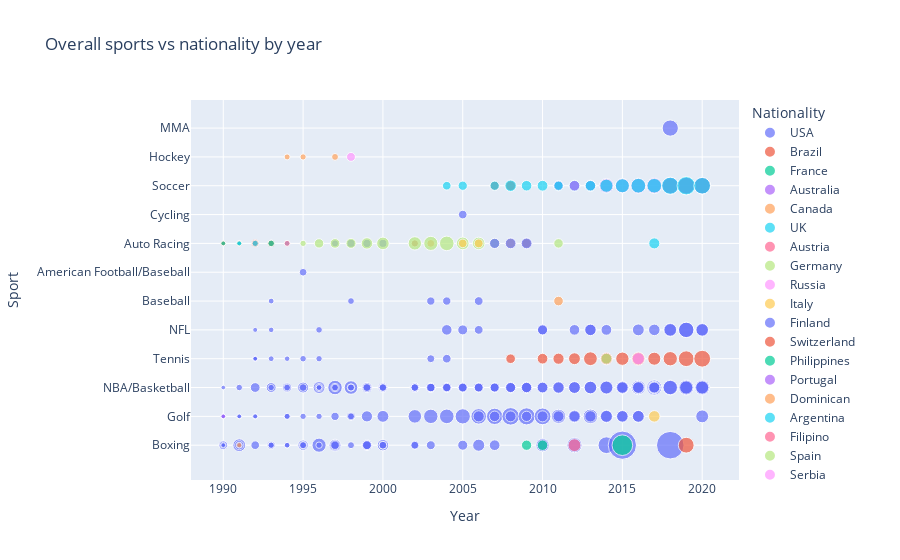

The cell this chart's notebook holds for it:
### Markdown cell above
- Overview

### Code cell
fig = px.scatter(df,y='Sport', x='Year', size='Earnings ($M)',color='Nationality',
    title='Overall sports vs nationality by year')
fig.show()
# The scatter plot below displays an overall overview of the data set
# USA nationality seems to be the dominant in particular in sports like boxing, NBA/Basketball or golf.

### Figure 1 — Plotly figure (JSON) as saved in the notebook; plotly's stock layout.template omitted (floating-point values rounded to 4 significant figures; data arrays with more than 128 entries replaced by an {"elided": "..."} marker saying what was removed)
{"data": [{"hovertemplate": "Nationality=USA<br>Year=%{x}<br>Sport=%{y}<br>Earnings ($M)=%{marker.size}<extra></extra>", "legendgroup": "USA", "marker": {"color": "#636efa", "size": {"elided": "206 float values"}, "sizemode": "area", "sizeref": 0.75, "symbol": "circle"}, "mode": "markers", "name": "USA", "orientation": "h", "showlegend": true, "type": "scatter", "x": {"elided": "206 int values"}, "xaxis": "x", "y": {"elided": "206 str values"}, "yaxis": "y"}, {"hovertemplate": "Nationality=Brazil<br>Year=%{x}<br>Sport=%{y}<br>Earnings ($M)=%{marker.size}<extra></extra>", "legendgroup": "Brazil", "marker": {"color": "#EF553B", "size": [10, 13, 22, 18.5, 31, 37, 90, 105, 95.5], "sizemode": "area", "sizeref": 0.75, "symbol": "circle"}, "mode": "markers", "name": "Brazil", "orientation": "h", "showlegend": true, "type": "scatter", "x": [1990, 1991, 1992, 1993, 2007, 2008, 2018, 2019, 2020], "xaxis": "x", "y": ["Auto Racing", "Auto Racing", "Auto Racing", "Auto Racing", "Soccer", "Soccer", "Soccer", "Soccer", "Soccer"], "yaxis": "y"}, {"hovertemplate": "Nationality=France<br>Year=%{x}<br>Sport=%{y}<br>Earnings ($M)=%{marker.size}<extra></extra>", "legendgroup": "France", "marker": {"color": "#00cc96", "size": [9, 11, 16], "sizemode": "area", "sizeref": 0.75, "symbol": "circle"}, "mode": "markers", "name": "France", "orientation": "h", "showlegend": true, "type": "scatter", "x": [1990, 1991, 1993], "xaxis": "x", "y": ["Auto Racing", "Auto Racing", "Auto Racing"], "yaxis": "y"}, {"hovertemplate": "Nationality=Australia<br>Year=%{x}<br>Sport=%{y}<br>Earnings ($M)=%{marker.size}<extra></extra>", "legendgroup": "Australia", "marker": {"color": "#ab63fa", "size": [8.5], "sizemode": "area", "sizeref": 0.75, "symbol": "circle"}, "mode": "markers", "name": "Australia", "orientation": "h", "showlegend": true, "type": "scatter", "x": [1990], "xaxis": "x", "y": ["Golf"], "yaxis": "y"}, {"hovertemplate": "Nationality=Canada<br>Year=%{x}<br>Sport=%{y}<br>Earnings ($M)=%{marker.size}<extra></extra>", "legendgroup": "Canada", "marker": {"color": "#FFA15A", "size": [10.2, 13.5, 14.5, 17.9, 20, 23], "sizemode": "area", "sizeref": 0.75, "symbol": "circle"}, "mode": "markers", "name": "Canada", "orientation": "h", "showlegend": true, "type": "scatter", "x": [1991, 1994, 1995, 1997, 2002, 2003], "xaxis": "x", "y": ["Boxing", "Hockey", "Hockey", "Hockey", "Auto Racing", "Auto Racing"], "yaxis": "y"}, {"hovertemplate": "Nationality=UK<br>Year=%{x}<br>Sport=%{y}<br>Earnings ($M)=%{marker.size}<extra></extra>", "legendgroup": "UK", "marker": {"color": "#19d3f3", "size": [9, 14.5, 11.3, 28, 32.5, 33, 50, 42, 43.7, 40, 46, 47.2, 46], "sizemode": "area", "sizeref": 0.75, "symbol": "circle"}, "mode": "markers", "name": "UK", "orientation": "h", "showlegend": true, "type": "scatter", "x": [1991, 1992, 1994, 2004, 2005, 2007, 2008, 2009, 2010, 2011, 2012, 2013, 2017], "xaxis": "x", "y": ["Auto Racing", "Auto Racing", "Auto Racing", "Soccer", "Soccer", "Soccer", "Soccer", "Soccer", "Soccer", "Soccer", "Soccer", "Soccer", "Auto Racing"], "yaxis": "y"}, {"hovertemplate": "Nationality=Austria<br>Year=%{x}<br>Sport=%{y}<br>Earnings ($M)=%{marker.size}<extra></extra>", "legendgroup": "Austria", "marker": {"color": "#FF6692", "size": [13.5], "sizemode": "area", "sizeref": 0.75, "symbol": "circle"}, "mode": "markers", "name": "Austria", "orientation": "h", "showlegend": true, "type": "scatter", "x": [1994], "xaxis": "x", "y": ["Auto Racing"], "yaxis": "y"}, {"hovertemplate": "Nationality=Germany<br>Year=%{x}<br>Sport=%{y}<br>Earnings ($M)=%{marker.size}<extra></extra>", "legendgroup": "Germany", "marker": {"color": "#B6E880", "size": [15, 33, 35, 38, 49, 59, 67, 75, 80, 60, 58, 36, 34], "sizemode": "area", "sizeref": 0.75, "symbol": "circle"}, "mode": "markers", "name": "Germany", "orientation": "h", "showlegend": true, "type": "scatter", "x": [1995, 1996, 1997, 1998, 1999, 2000, 2002, 2003, 2004, 2005, 2006, 2007, 2011], "xaxis": "x", "y": ["Auto Racing", "Auto Racing", "Auto Racing", "Auto Racing", "Auto Racing", "Auto Racing", "Auto Racing", "Auto Racing", "Auto Racing", "Auto Racing", "Auto Racing", "Auto Racing", "Auto Racing"], "yaxis": "y"}, {"hovertemplate": "Nationality=Russia<br>Year=%{x}<br>Sport=%{y}<br>Earnings ($M)=%{marker.size}<extra></extra>", "legendgroup": "Russia", "marker": {"color": "#FF97FF", "size": [29.8], "sizemode": "area", "sizeref": 0.75, "symbol": "circle"}, "mode": "markers", "name": "Russia", "orientation": "h", "showlegend": true, "type": "scatter", "x": [1998], "xaxis": "x", "y": ["Hockey"], "yaxis": "y"}, {"hovertemplate": "Nationality=Italy<br>Year=%{x}<br>Sport=%{y}<br>Earnings ($M)=%{marker.size}<extra></extra>", "legendgroup": "Italy", "marker": {"color": "#FECB52", "size": [28, 30, 35, 35], "sizemode": "area", "sizeref": 0.75, "symbol": "circle"}, "mode": "markers", "name": "Italy", "orientation": "h", "showlegend": true, "type": "scatter", "x": [2005, 2006, 2008, 2009], "xaxis": "x", "y": ["Auto Racing", "Auto Racing", "Auto Racing", "Auto Racing"], "yaxis": "y"}, {"hovertemplate": "Nationality=Finland<br>Year=%{x}<br>Sport=%{y}<br>Earnings ($M)=%{marker.size}<extra></extra>", "legendgroup": "Finland", "marker": {"color": "#636efa", "size": [40, 44, 45], "sizemode": "area", "sizeref": 0.75, "symbol": "circle"}, "mode": "markers", "name": "Finland", "orientation": "h", "showlegend": true, "type": "scatter", "x": [2007, 2008, 2009], "xaxis": "x", "y": ["Auto Racing", "Auto Racing", "Auto Racing"], "yaxis": "y"}, {"hovertemplate": "Nationality=Switzerland<br>Year=%{x}<br>Sport=%{y}<br>Earnings ($M)=%{marker.size}<extra></extra>", "legendgroup": "Switzerland", "marker": {"color": "#EF553B", "size": [35, 43, 47, 52.7, 71.5, 56.2, 67, 67.8, 64, 77.2, 93.4, 106.3], "sizemode": "area", "sizeref": 0.75, "symbol": "circle"}, "mode": "markers", "name": "Switzerland", "orientation": "h", "showlegend": true, "type": "scatter", "x": [2008, 2010, 2011, 2012, 2013, 2014, 2015, 2016, 2017, 2018, 2019, 2020], "xaxis": "x", "y": ["Tennis", "Tennis", "Tennis", "Tennis", "Tennis", "Tennis", "Tennis", "Tennis", "Tennis", "Tennis", "Tennis", "Tennis"], "yaxis": "y"}, {"hovertemplate": "Nationality=Philippines<br>Year=%{x}<br>Sport=%{y}<br>Earnings ($M)=%{marker.size}<extra></extra>", "legendgroup": "Philippines", "marker": {"color": "#00cc96", "size": [40, 42, 160], "sizemode": "area", "sizeref": 0.75, "symbol": "circle"}, "mode": "markers", "name": "Philippines", "orientation": "h", "showlegend": true, "type": "scatter", "x": [2009, 2010, 2015], "xaxis": "x", "y": ["Boxing", "Boxing", "Boxing"], "yaxis": "y"}, {"hovertemplate": "Nationality=Portugal<br>Year=%{x}<br>Sport=%{y}<br>Earnings ($M)=%{marker.size}<extra></extra>", "legendgroup": "Portugal", "marker": {"color": "#ab63fa", "size": [38, 42.5, 44, 80, 79.6, 88, 93, 108, 109, 105], "sizemode": "area", "sizeref": 0.75, "symbol": "circle"}, "mode": "markers", "name": "Portugal", "orientation": "h", "showlegend": true, "type": "scatter", "x": [2011, 2012, 2013, 2014, 2015, 2016, 2017, 2018, 2019, 2020], "xaxis": "x", "y": ["Soccer", "Soccer", "Soccer", "Soccer", "Soccer", "Soccer", "Soccer", "Soccer", "Soccer", "Soccer"], "yaxis": "y"}, {"hovertemplate": "Nationality=Dominican<br>Year=%{x}<br>Sport=%{y}<br>Earnings ($M)=%{marker.size}<extra></extra>", "legendgroup": "Dominican", "marker": {"color": "#FFA15A", "size": [35], "sizemode": "area", "sizeref": 0.75, "symbol": "circle"}, "mode": "markers", "name": "Dominican", "orientation": "h", "showlegend": true, "type": "scatter", "x": [2011], "xaxis": "x", "y": ["Baseball"], "yaxis": "y"}, {"hovertemplate": "Nationality=Argentina<br>Year=%{x}<br>Sport=%{y}<br>Earnings ($M)=%{marker.size}<extra></extra>", "legendgroup": "Argentina", "marker": {"color": "#19d3f3", "size": [32.3, 41.3, 64.7, 73.8, 81.4, 80, 111, 127, 104], "sizemode": "area", "sizeref": 0.75, "symbol": "circle"}, "mode": "markers", "name": "Argentina", "orientation": "h", "showlegend": true, "type": "scatter", "x": [2011, 2013, 2014, 2015, 2016, 2017, 2018, 2019, 2020], "xaxis": "x", "y": ["Soccer", "Soccer", "Soccer", "Soccer", "Soccer", "Soccer", "Soccer", "Soccer", "Soccer"], "yaxis": "y"}, {"hovertemplate": "Nationality=Filipino<br>Year=%{x}<br>Sport=%{y}<br>Earnings ($M)=%{marker.size}<extra></extra>", "legendgroup": "Filipino", "marker": {"color": "#FF6692", "size": [62], "sizemode": "area", "sizeref": 0.75, "symbol": "circle"}, "mode": "markers", "name": "Filipino", "orientation": "h", "showlegend": true, "type": "scatter", "x": [2012], "xaxis": "x", "y": ["Boxing"], "yaxis": "y"}, {"hovertemplate": "Nationality=Spain<br>Year=%{x}<br>Sport=%{y}<br>Earnings ($M)=%{marker.size}<extra></extra>", "legendgroup": "Spain", "marker": {"color": "#B6E880", "size": [44.5], "sizemode": "area", "sizeref": 0.75, "symbol": "circle"}, "mode": "markers", "name": "Spain", "orientation": "h", "showlegend": true, "type": "scatter", "x": [2014], "xaxis": "x", "y": ["Tennis"], "yaxis": "y"}, {"hovertemplate": "Nationality=Serbia<br>Year=%{x}<br>Sport=%{y}<br>Earnings ($M)=%{marker.size}<extra></extra>", "legendgroup": "Serbia", "marker": {"color": "#FF97FF", "size": [55.8], "sizemode": "area", "sizeref": 0.75, "symbol": "circle"}, "mode": "markers", "name": "Serbia", "orientation": "h", "showlegend": true, "type": "scatter", "x": [2016], "xaxis": "x", "y": ["Tennis"], "yaxis": "y"}, {"hovertemplate": "Nationality=Northern Ireland<br>Year=%{x}<br>Sport=%{y}<br>Earnings ($M)=%{marker.size}<extra></extra>", "legendgroup": "Northern Ireland", "marker": {"color": "#FECB52", "size": [50], "sizemode": "area", "sizeref": 0.75, "symbol": "circle"}, "mode": "markers", "name": "Northern Ireland", "orientation": "h", "showlegend": true, "type": "scatter", "x": [2017], "xaxis": "x", "y": ["Golf"], "yaxis": "y"}, {"hovertemplate": "Nationality=Ireland<br>Year=%{x}<br>Sport=%{y}<br>Earnings ($M)=%{marker.size}<extra></extra>", "legendgroup": "Ireland", "marker": {"color": "#636efa", "size": [99], "sizemode": "area", "sizeref": 0.75, "symbol": "circle"}, "mode": "markers", "name": "Ireland", "orientation": "h", "showlegend": true, "type": "scatter", "x": [2018], "xaxis": "x", "y": ["MMA"], "yaxis": "y"}, {"hovertemplate": "Nationality=Mexico<br>Year=%{x}<br>Sport=%{y}<br>Earnings ($M)=%{marker.size}<extra></extra>", "legendgroup": "Mexico", "marker": {"color": "#EF553B", "size": [94], "sizemode": "area", "sizeref": 0.75, "symbol": "circle"}, "mode": "markers", "name": "Mexico", "orientation": "h", "showlegend": true, "type": "scatter", "x": [2019], "xaxis": "x", "y": ["Boxing"], "yaxis": "y"}], "layout": {"legend": {"itemsizing": "constant", "title": {"text": "Nationality"}, "tracegroupgap": 0}, "title": {"text": "Overall sports vs nationality by year"}, "xaxis": {"anchor": "y", "domain": [0, 1], "title": {"text": "Year"}}, "yaxis": {"anchor": "x", "domain": [0, 1], "title": {"text": "Sport"}}}}
